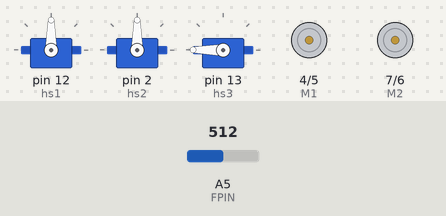
A sketch run on a simulated Arduino Uno, built with avr-gcc and run on an emulated ATmega328P. On the bench: 3 × servo, direction and speed pins drawn as motors (green arrow = direction pin HIGH = forward, orange = LOW = backward, longer = more drive). Inputs (shaded band) come from the test bench; at power-on: A5 (FPIN) = 512.

Above: at 10.1 s.
10.2 s: A5 (FPIN) set to 379
15.3 s: A5 (FPIN) set to 351
At 19.4 s:
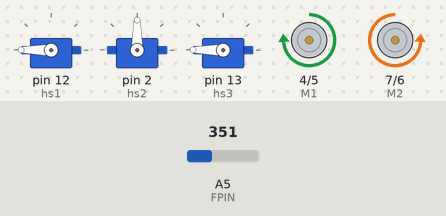
25.5 s: A5 (FPIN) set to 306
At 27.5 s:
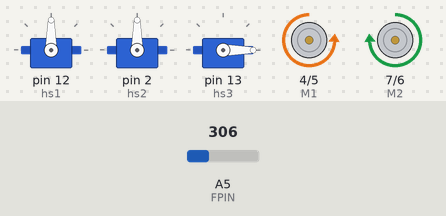
30.6 s: A5 (FPIN) set to 716
At 31.7 s:
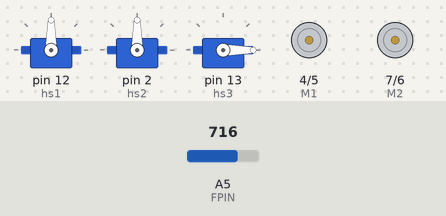
Timing chart, 0 to 40.9 s (numbered marks = the images above; inputs shaded):
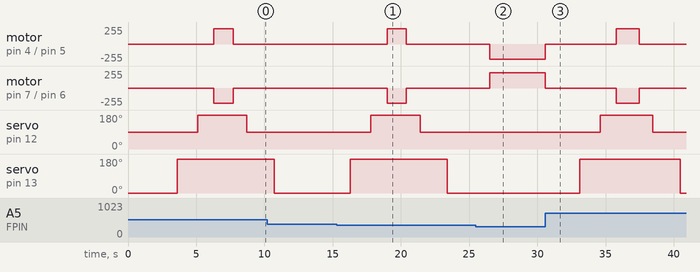

The sketch:

lab4-activity3-group2.ino
```cpp
const byte FPIN = 5;

int f_val;
double dist = 0;
int travelDist = 0; //Used to see how far back rover must go

int E1 = 5; // Left wheel PWM pin (must be a PWM pin)
int M1 = 4; // Left wheel direction digital pin
int E2 = 6; // Right wheel PWM pin (must be a PWM pin)
int M2 = 7; // Right wheel direction digital pin

#include <Servo.h>

// Create a servo object to control a servo
Servo hs1;
Servo hs2;
Servo hs3;
// Variable to store the servo position [degrees]
int angle = 90;
int side = 90;
int grip = 0;

void setup()
{
    pinMode(M1, OUTPUT); // Configure pin M1 for output
    pinMode(M2, OUTPUT); // Configure pin M2 for output
    Serial.begin(9600);

    hs1.attach(12);
    hs2.attach(2);
    hs3.attach(13);
    hs2.write(side);
    angle = 90;
    hs1.write(angle);
}

void loop()
{

    f_val = analogRead(FPIN);
    dist = 129*exp(-0.00516*f_val);
    int u; // A variable for the motor PWM command [0-255]

    //make sure claw is open
    hs3.write(0);
    delay(1100);


    //Foward movement, break if close to the object or wall
    while (true)
      {
        travelDist++;
        // Tell the motor driver board what to do
        digitalWrite(M1, LOW);  // Drive forward (left wheels)
        digitalWrite(M2, HIGH); // Drive forward (right wheels)
        analogWrite(E1, 230);     // PWM speed command (left wheels)
        analogWrite(E2, 230);     // PWM speed command (right wheels)

        //Calc distance to object and break if close.
        f_val = analogRead(FPIN);
        dist = 129*exp(-0.00516*f_val);
        if (dist < 20) break;
      }

      //Use to stop rovermovement
      for (u = 0; u <= 250; u += 10)// wheels spin slow
      {
        // Tell the motor driver board what to do
        digitalWrite(M1, LOW);  // Drive forward (left wheels)
        digitalWrite(M2, HIGH); // Drive forward (right wheels)
        analogWrite(E1, 0);     // PWM speed command (left wheels)
        analogWrite(E2, 0);     // PWM speed command (right wheels)
      }

      delay(1000);

      //grab object with claw
      hs3.write(0);
      delay(1500);
      hs3.write(180);
      delay(1500);
      hs1.write(180);
      delay(1200);

      //Revese backwards same distance
      while (travelDist>0)
      {
        // Tell the motor driver board what to do
        digitalWrite(M1, HIGH);  // Drive back (left wheels)
        digitalWrite(M2, LOW); // Drive back (right wheels)
        analogWrite(E1, 230);     // PWM speed command (left wheels)
        analogWrite(E2, 230);     // PWM speed command (right wheels)

        travelDist--;
      }

      delay(1400);

      //Code to stop rover
      for (u = 0; u <= 250; u += 10)// wheels spin slow
      {
        // Tell the motor driver board what to do
        digitalWrite(M1, LOW);  // Drive forward (left wheels)
        digitalWrite(M2, HIGH); // Drive forward (right wheels)
        analogWrite(E1, 0);     // PWM speed command (left wheels)
        analogWrite(E2, 0);     // PWM speed command (right wheels)
      }
      delay(1000);

      //Put the flag down code
      hs1.write(90);
      delay(2000);
      hs3.write(0);
      delay(2000);


}
```

Measured:
- the behaviour switches between 362 and 361 on A5 (FPIN) (found by bisection; images 0 and 1)
- after the input at 30.6 s, motor on pin 4 (M1) / pin 5 (E1): backward 230/255 → stopped at once, → forward 230/255 5.2 s later, → stopped 1.7 s later; motor on pin 7 (M2) / pin 6 (E2): forward 230/255 → stopped at once, → backward 230/255 5.2 s later, → stopped 1.7 s later
